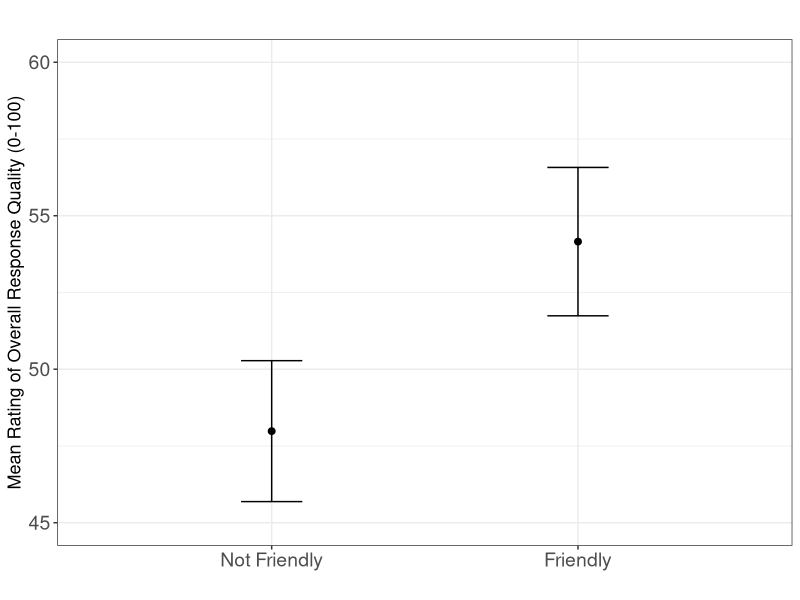
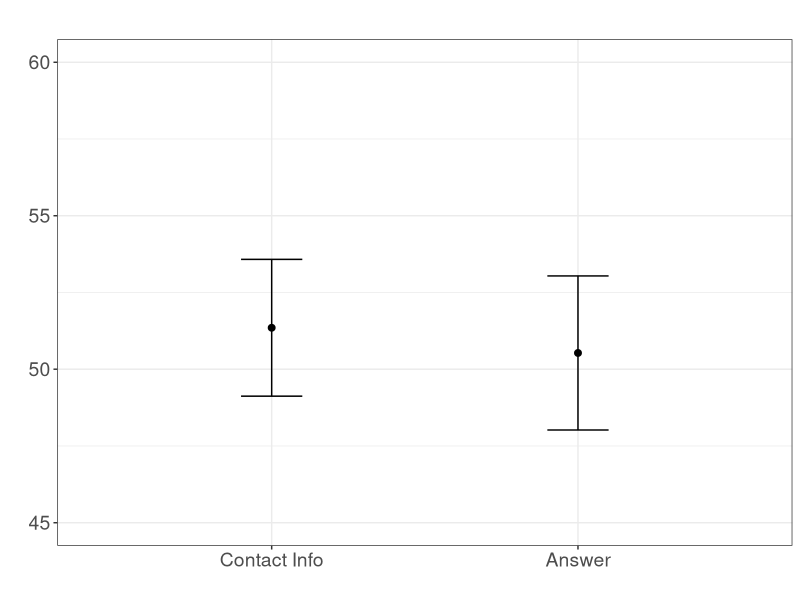

Write the R code that produced these figures, in order. (Note: this script raises an error after producing the figures.)
# This version: August 8, 2019
# R version 3.5.1 (2018-07-02) -- "Feather Spray"

## packages ####
library(ggplot2)
library(gridExtra)

#### load data ####
dat <- read.csv("study2_data.csv")

### descriptive stats of DV #####
mean(dat$qualityrating, na.rm=TRUE)
sd(dat$qualityrating, na.rm=TRUE)
median(dat$qualityrating, na.rm=TRUE)

### create function that provides the standard deviation, standard error of the mean, and a (default 95%) confidence interval ####

summarySE <- function(data=NULL, measurevar, groupvars=NULL, na.rm=FALSE,
                      conf.interval=.95, .drop=TRUE) {
  library(plyr)
  
  # New version of length which can handle NA's: if na.rm==T, don't count them
  length2 <- function (x, na.rm=FALSE) {
    if (na.rm) sum(!is.na(x))
    else       length(x)
  }
  
  # This does the summary. For each group's data frame, return a vector with
  # N, mean, and sd
  datac <- ddply(data, groupvars, .drop=.drop,
                 .fun = function(xx, col) {
                   c(N    = length2(xx[[col]], na.rm=na.rm),
                     mean = mean   (xx[[col]], na.rm=na.rm),
                     sd   = sd     (xx[[col]], na.rm=na.rm)
                   )
                 },
                 measurevar
  )
  
  # Rename the "mean" column    
  datac <- rename(datac, c("mean" = measurevar))
  
  datac$se <- datac$sd / sqrt(datac$N)  # Calculate standard error of the mean
  
  # Confidence interval multiplier for standard error
  # Calculate t-statistic for confidence interval: 
  # e.g., if conf.interval is .95, use .975 (above/below), and use df=N-1
  ciMult <- qt(conf.interval/2 + .5, datac$N-1)
  datac$ci <- datac$se * ciMult
  
  return(datac)
}

### end of function ####

## Figure 1: Mean Response Quality Score by Experimental Condition####
datq <- summarySE(dat, measurevar="qualityrating", groupvars=c("dearjake"), na.rm=T)
datq

q <- ggplot(datq, aes(x=dearjake, y=qualityrating)) + 
  geom_errorbar(aes(ymin=qualityrating-se*1.96, ymax=qualityrating+se*1.96), width=.2) +
  geom_point(size=2) +
  xlab("") +
  ylab("Mean Rating of Overall Response Quality (0-100)") +
  theme_bw() +
  ggtitle("") +
  theme(axis.text=element_text(size=14),axis.title=element_text(size=13), plot.title = element_text(size = 18)) +
  scale_x_discrete(limits=c(0,1),
                   labels=c("Not Friendly", "Friendly")) +
  scale_y_continuous(limits=c(45,60))


datqa <- summarySE(dat, measurevar="qualityrating", groupvars=c("answer"), na.rm=T)
datqa

qa <- ggplot(datqa, aes(x=answer, y=qualityrating)) + 
  geom_errorbar(aes(ymin=qualityrating-se*1.96, ymax=qualityrating+se*1.96), width=.2) +
  geom_point(size=2) +
  xlab("") +
  ylab("") +
  ggtitle("   ") +
  theme_bw() +
  theme(axis.text=element_text(size=14),axis.title=element_text(size=13), plot.title = element_text(size = 18)) +
  scale_x_discrete(limits=c(0,1),
                   labels=c("Contact Info", "Answer")) +
  scale_y_continuous(limits=c(45,60))

title <- textGrob("Study 2", gp = gpar(cex = 1.5))

#### (Figure 1, right panel) ####
grid.arrange(q,qa, ncol=2, top=title)

## Figure 2: Effect of Number of Days Until Response on Quality Rating ####
daysplot<-ggplot(dat, aes(days, qualityrating)) + 
  geom_smooth(span=.7, method="loess", color="darkblue") +
  theme_bw() +
  theme(axis.text=element_text(size=14),axis.title=element_text(size=16), plot.title = element_text(size = 18)) +
  xlab("Days Until Legislator Response") +
  ylab("Mean Rating of Overall Response Quality (0-100)") +
  ggtitle("Study 2")  +
  coord_cartesian(ylim=c(45,70))

#### (Figure 2, right panel) ####
daysplot

### Appendix Table 4: Effects of Random Treatment Variables on Email Evaluations: Study 2 ####

## DV: quality rating #####
model1 <- lm(qualityrating ~  dearjake + answer + days, data=dat)
summary(model1)

## DV: friendliness ####
model2 <- lm(friendlyrating ~ dearjake + answer + days, data=dat)
summary(model2)

## DV: helpfulness  ####
model3 <- lm(helpfulrating ~ dearjake + answer + days, data=dat)
summary(model3)

#### Multiple comparisons adjustments ####

## Holm correction: friendly ####

# difference in means tests: dear jake
t.test(qualityrating ~ dearjake, data=dat)
t.test(helpfulrating ~ dearjake, data=dat)
t.test(friendlyrating ~ dearjake, data=dat)

# choose alpha level
alpha <- 0.05

# get p values from diff in means tests (unpack if abbreviated by R)
p1 <- t.test(qualityrating ~ dearjake, data=dat)$p.value
p2 <- t.test(helpfulrating ~ dearjake, data=dat)$p.value
p3 <- 0.000000082

# put in vector from smallest to largest
p <- c(p3, p1, p2)

# conduct correction
# and compare to target alpha
holm_sig <- p.adjust(p, "holm") < alpha
holm_sig

bonferroni_sig <- p.adjust(p, "bonferroni") < alpha
bonferroni_sig

#### Holm correction: answer ####

# difference in means tests: answer
t.test(qualityrating ~ answer, data=dat)
t.test(helpfulrating ~ answer, data=dat)
t.test(friendlyrating ~ answer, data=dat)

# choose alpha level
alpha <- 0.05

# get p values from diff in means tests (unpack if abbreviated by R)
p1 <- t.test(qualityrating ~ answer, data=dat)$p.value
p2 <- t.test(helpfulrating ~ answer, data=dat)$p.value
p3 <- t.test(friendlyrating ~ answer, data=dat)$p.value

# put in vector from smallest to largest
p <- c(p2, p3, p1)
p

# conduct correction
# and compare to target alpha
holm_sig <- p.adjust(p, "holm") < alpha
holm_sig

bonferroni_sig <- p.adjust(p, "bonferroni") < alpha
bonferroni_sig



